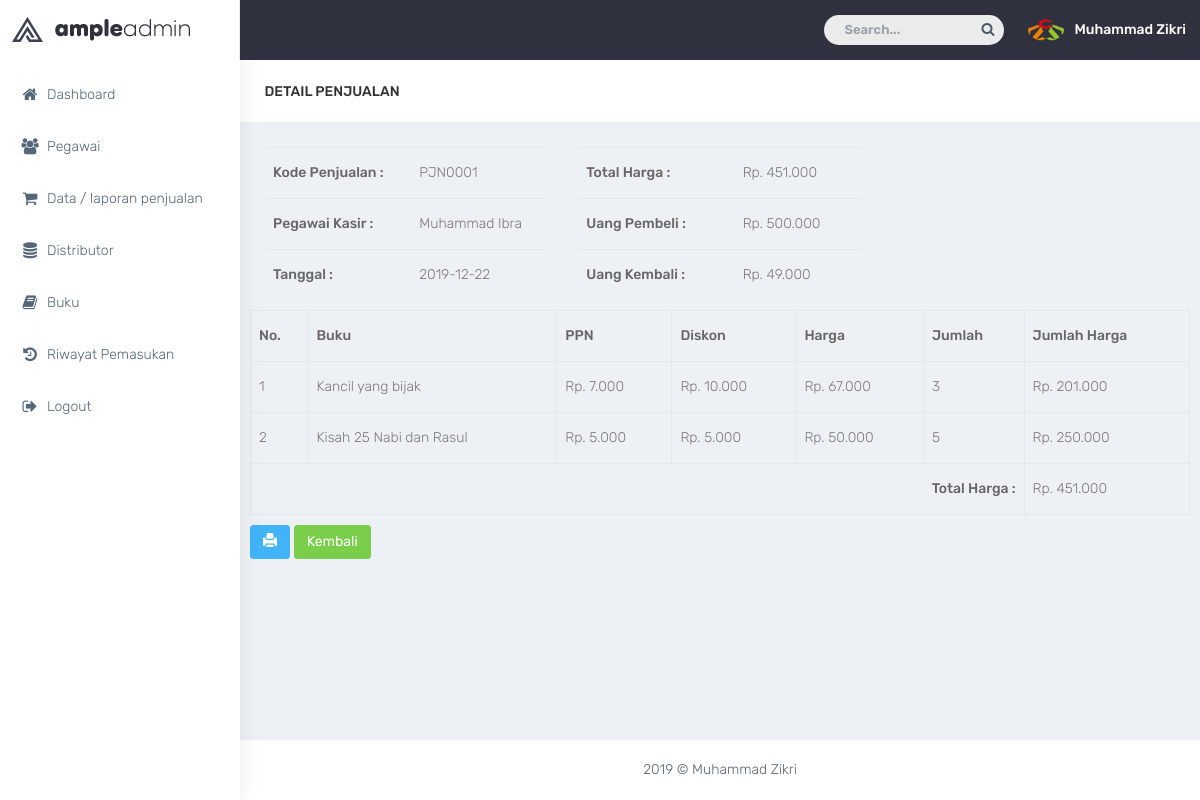
/admin/index.php?p=detail_jual&id_jual=PJN0001 (signed in), run on the app's committed database.
### tables this page shows
CREATE TABLE `kasir` (
  `id_kasir` int(11) NOT NULL,
  `nama` varchar(50) NOT NULL,
  `alamat` varchar(100) NOT NULL,
  `telepon` varchar(15) NOT NULL,
  `status` enum('aktif','nonaktif') NOT NULL,
  `username` varchar(30) NOT NULL,
  `password` varchar(50) NOT NULL,
  `akses` enum('admin','kasir') NOT NULL,
  `foto` varchar(50) NOT NULL
);

CREATE TABLE `jual` (
  `id_jual` varchar(10) NOT NULL,
  `total` varchar(50) NOT NULL,
  `uang` varchar(50) NOT NULL,
  `kembali` varchar(50) NOT NULL,
  `id_kasir` int(11) NOT NULL,
  `tanggal` date NOT NULL
);

CREATE TABLE `penjualan` (
  `id_penjualan` int(11) NOT NULL,
  `id_buku` int(11) NOT NULL,
  `jumlah` int(11) NOT NULL,
  `jumlah_harga` varchar(40) NOT NULL,
  `id_jual` varchar(10) NOT NULL
);

CREATE TABLE `buku` (
  `id_buku` int(11) NOT NULL,
  `judul` varchar(80) NOT NULL,
  `noisbn` varchar(20) NOT NULL,
  `penulis` varchar(60) NOT NULL,
  `penerbit` varchar(60) NOT NULL,
  `tahun` year(4) NOT NULL,
  `stok` int(11) NOT NULL,
  `harga_pokok` int(11) NOT NULL,
  `harga_jual` int(11) NOT NULL,
  `ppn` int(11) NOT NULL,
  `diskon` int(11) NOT NULL
);

### admin/html/detail_jual.php (the view)
<div class="row bg-title">
    <div class="col-lg-3 col-md-4 col-sm-4 col-xs-12">
        <h4 class="page-title">Detail Penjualan</h4> </div>
</div>
<?php
	$id_jual = $_GET['id_jual'];
	$query = mysqli_query($koneksi, " SELECT * FROM jual
											INNER JOIN kasir ON jual.id_kasir=kasir.id_kasir WHERE id_jual='$id_jual' ");
	$data = mysqli_fetch_array($query);
 ?>
<div class="row">
	<div class="col-md-4">
		<table class="table table-condensed">
			<tr>
				<th>Kode Penjualan :</th> <td><?php echo $data['id_jual']; ?></td>
			</tr>
			<tr>
				<th>Pegawai Kasir :</th> <td><?php echo $data['nama']; ?></td>
			</tr>
			<tr>
				<th>Tanggal :</th> <td><?php echo $data['tanggal']; ?></td>
			</tr>
		</table>
	</div>
	<div class="col-md-4">
		<table class="table table-condensed">
			<tr>
				<th>Total Harga :</th> <td>Rp. <?php echo number_format($data['total'], 0,",","."); ?></td>
			</tr>
			<tr>
				<th>Uang Pembeli :</th> <td>Rp. <?php echo number_format($data['uang'], 0,",","."); ?></td>
			</tr>
			<tr>
				<th>Uang Kembali :</th> <td>Rp. <?php echo number_format($data['kembali'], 0,",","."); ?></td>
			</tr>
		</table>
	</div>
</div>
<div class="row">
	<table class="table table-bordered">
		<tr>
			<th>No.</th>
			<th>Buku</th>
			<th>PPN</th>
			<th>Diskon</th>
			<th>Harga</th>
			<th>Jumlah</th>
			<th>Jumlah Harga</th>
		</tr>
		<?php
			$no = 1;
			$query_buku = mysqli_query($koneksi, " SELECT * FROM penjualan
															INNER JOIN buku ON penjualan.id_buku=buku.id_buku
															WHERE id_jual='$id_jual' ");
			while ($data2 = mysqli_fetch_array($query_buku)) {
		 ?>
		<tr>
			<td><?php echo $no++; ?></td>
			<td><?php echo $data2['judul']; ?></td>
			<td>Rp. <?php echo number_format($data2['ppn'], 0,",","."); ?></td>
			<td>Rp. <?php echo number_format($data2['diskon'], 0,",","."); ?></td>
			<td>Rp. <?php echo number_format($data2['harga_pokok'], 0,",","."); ?></td>
			<td><?php echo $data2['jumlah']; ?></td>
			<td>Rp. <?php echo number_format($data2['jumlah_harga'], 0,",","."); ?></td>
		</tr>
		<?php } ?>
		<tr>
			<th class="text-right" colspan="6">Total Harga :</th>
			<td class="text-left">Rp. <?php echo number_format($data['total'], 0,",","."); ?></td>
		</tr>
	</table>
	<div>
		<a title="Print" class="btn btn-info" href="index.php?p=print&id_jual=<?php echo $id_jual; ?>"><span class="glyphicon glyphicon-print"></span></a>
		<a title="Kembali" href="index.php?p=data_penjualan" class="btn btn-success">Kembali</a>
	</div>
</div>

### admin/index.php (shortened to what this page needs)
<?php
    include'../inc/koneksi.php';
    $qprofil = mysqli_query($koneksi, "SELECT * FROM kasir WHERE id_kasir='$_SESSION[userweb]' ");
    $profil = mysqli_fetch_array($qprofil);
 ?>
<!DOCTYPE html>
<html lang="en">
<head>
    <link href="html/bootstrap/dist/css/bootstrap.min.css" rel="stylesheet">
    <link href="plugins/bower_components/sidebar-nav/dist/sidebar-nav.min.css" rel="stylesheet">
    <link href="plugins/bower_components/toast-master/css/jquery.toast.css" rel="stylesheet">
    <link href="plugins/bower_components/morrisjs/morris.css" rel="stylesheet">
    <link href="plugins/bower_components/chartist-js/dist/chartist.min.css" rel="stylesheet">
    <link href="plugins/bower_components/chartist-plugin-tooltip-master/dist/chartist-plugin-tooltip.css" rel="stylesheet">
    <link href="html/css/animate.css" rel="stylesheet">
    <link href="html/css/style.css" rel="stylesheet">
    <link href="html/css/colors/default.css" id="theme" rel="stylesheet">
</head>
<body class="fix-header">
    <div id="wrapper">
        <nav class="navbar navbar-default navbar-static-top m-b-0">
            <div class="navbar-header">
                <div class="top-left-part">
                    <a class="logo" href="index.php?p=dashboard">
                        <b>
                            <img src="plugins/images/admin-logo-dark.png" alt="home" class="light-logo" />
                        </b>
                        <span class="hidden-xs">
                            <img src="plugins/images/admin-text-dark.png" alt="home" class="light-logo" />
                        </span>
                    </a>
                </div>
                <ul class="nav navbar-top-links navbar-right pull-right">
                    <li>
                        <form role="search" class="app-search hidden-sm hidden-xs m-r-10">
                            <input type="text" placeholder="Search..." class="form-control">
                            <a href="">
                                <i class="fa fa-search"></i>
                            </a>
                        </form>
                    </li>
                    <li>
                        <a class="profile-pic" href="index.php?p=profile"> <img src="plugins/images/users/<?php echo $profil['foto'] ?>" alt="user-img" width="36" class="img-circle"><b class="hidden-xs"><?php echo $profil['nama']; ?></b></a>
                    </li>
                </ul>
            </div>
        </nav>
        <div class="navbar-default sidebar" role="navigation">
            <div class="sidebar-nav slimscrollsidebar">
                <div class="sidebar-head">
                    <h3><span class="fa-fw open-close"><i class="ti-close ti-menu"></i></span> <span class="hide-menu">Navigation</span></h3>
                </div>
                <ul class="nav nav-pills nav-stacked" id="side-menu">
                    <li style="padding: 70px 0 0;">
                        <a href="index.php?p=dashboard" class="waves-effect"><i class="fa fa-home fa-fw" aria-hidden="true"></i>Dashboard</a>
                    </li>
                    <li>
                      <a href="index.php?p=data_pegawai" class="waves-effect"><i class="fa fa-users fa-fw" aria-hidden="true"></i>Pegawai</a>
                    </li>
                    <li>
                      <a href="index.php?p=data_penjualan" class="waves-effect"><i class="fa fa-shopping-cart fa-fw" aria-hidden="true"></i>Data / laporan penjualan</a>
                    </li>
                    <li>
                      <a href="index.php?p=data_distributor" class="waves-effect"><i class="fa fa-database fa-fw" aria-hidden="true"></i>Distributor</a>
                    </li>
                    <li>
                      <a href="index.php?p=data_buku" class="waves-effect"><i class="fa fa-book fa-fw" aria-hidden="true"></i>Buku</a>
                    </li>
                    <li>
                      <a href="index.php?p=data_pemasukan" class="waves-effect"><i class="fa fa-history fa-fw" aria-hidden="true"></i>Riwayat Pemasukan</a>
                    </li>
                    <li>
                      <a href="../inc/logout.php" onclick="return confirm('Apakah anda yakin ingin keluar?')" class="waves-effect"><i class="fa  fa-sign-out fa-fw" aria-hidden="true"></i>Logout</a>
                    </li>
                </ul>
            </div>
        </div>
        <div id="page-wrapper">
            <div class="container-fluid">
            <?php
                if (@$_GET['p'] == "") {
                  include_once 'html/dashboard.php';
                }
                elseif (@$_GET['p'] == "dashboard") {
                  include_once 'html/dashboard.php';
                }
                elseif (@$_GET['p'] == "data_pegawai") {
                  include_once 'html/data_pegawai.php';
                }
                elseif (@$_GET['p'] == "tambah_pegawai") {
                  include_once 'html/tambah_pegawai.php';
                }
                elseif (@$_GET['p'] == "data_penjualan") {
                  include_once 'html/data_penjualan.php';
                }
                elseif (@$_GET['p'] == "detail_jual") {
                  include_once 'html/detail_jual.php';
                }
                elseif (@$_GET['p'] == "print") {
                  include_once 'html/print.php';
                }
                elseif (@$_GET['p'] == "hapus_penjualan") {
                  include_once 'html/hapus_penjualan.php';
                }
                elseif (@$_GET['p'] == "data_distributor") {
                  include_once 'html/data_distributor.php';
                }
                elseif (@$_GET['p'] == "tambah_distributor") {
                  include_once 'html/tambah_distributor.php';
                }
                elseif (@$_GET['p'] == "data_buku") {
                  include_once 'html/data_buku.php';
                }
                elseif (@$_GET['p'] == "tambah_buku") {
                  include_once 'html/tambah_buku.php';
                }
                elseif (@$_GET['p'] == "hapus_buku") {
                  include_once 'html/hapus_buku.php';
                }
                elseif (@$_GET['p'] == "edit_buku") {
                  include_once 'html/edit_buku.php';
                }
                elseif (@$_GET['p'] == "data_pemasukan") {
                  include_once 'html/data_pemasukan.php';
                }
                elseif (@$_GET['p'] == "input_pemasukan") {
                  include_once 'html/input_pemasukan.php';
                }
                elseif (@$_GET['p'] == "profile") {
                  include_once 'html/profile.php';
                }
                elseif (@$_GET['p'] == "edit_profil") {
                  include_once 'html/edit_profil.php';
                }
                elseif (@$_GET['p'] == "hapus_foto") {
                  include_once 'html/hapus_foto.php';
                }
                elseif (@$_GET['p'] == "hapus_pegawai") {
                  include_once 'html/hapus_pegawai.php';
                }
                elseif (@$_GET['p'] == "edit_pegawai") {
                  include_once 'html/edit_pegawai.php';
                }
                elseif (@$_GET['p'] == "hapus_distributor") {
                  include_once 'html/hapus_distributor.php';
                }
                elseif (@$_GET['p'] == "edit_distributor") {
                  include_once 'html/edit_distributor.php';
                }
                elseif (@$_GET['p'] == "hapus_pasok") {
                  include_once 'html/hapus_pasok.php';
                }
             ?>
            </div>
            <footer class="footer text-center"> 2019 &copy; Muhammad Zikri</footer>
        </div>
    </div>
</body>
</html>

### admin/html/css/colors/default.css (style rules this page uses)
body { background: #fff; }
.top-left-part { background: #fff; }
.top-left-part .light-logo { display: inline-block; }
.navbar-header { background: #2f323e; }
.navbar-top-links > li > a { color: #ffffff; }
.sidebar .sidebar-head { background: #ffffff; }
.sidebar .sidebar-head h3 { color: #686868; }
.sidebar { background: #fff; box-shadow: 1px 0px 20px rgba(0, 0, 0, 0.08); }
#side-menu li a { color: #54667a; }
#side-menu li a { color: #54667a; border-left: 0px solid #fff; }
#side-menu > li > a { border-left: 3px solid transperant; }

### data on the page
kasir: foto (picture), nama "Muhammad Zikri"
jual: id_jual "PJN0001", id_kasir.nama "Muhammad Ibra", tanggal "2019-12-22", total "451.000", uang "500.000", kembali "49.000"
penjualan: id_buku.judul "Kancil yang bijak", id_buku.ppn "7.000", id_buku.diskon "10.000", id_buku.harga_pokok "67.000", jumlah "3", jumlah_harga "201.000"
penjualan: id_buku.judul "Kisah 25 Nabi dan Rasul", id_buku.ppn "5.000", id_buku.diskon "5.000", id_buku.harga_pokok "50.000", jumlah "5", jumlah_harga "250.000"
